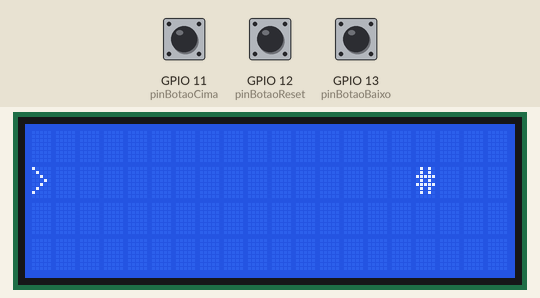
This program was run on a simulated ESP32-S3. On the bench: 20×4 character LCD. The inputs (shaded band) are chosen by the test bench; at power-on: GPIO 12 (pinBotaoReset) HIGH, GPIO 11 (pinBotaoCima) HIGH, GPIO 13 (pinBotaoBaixo) HIGH. Random numbers use the default seed unless the program sets one.

Above: at 1.2 s.
1.3 s: GPIO 12 (pinBotaoReset) pulled LOW for 3.2 s
At 4.72 s:
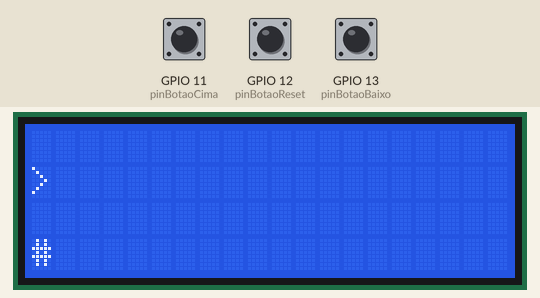
5.1 s: GPIO 11 (pinBotaoCima) pulled LOW for 0.15 s
At 5.32 s:
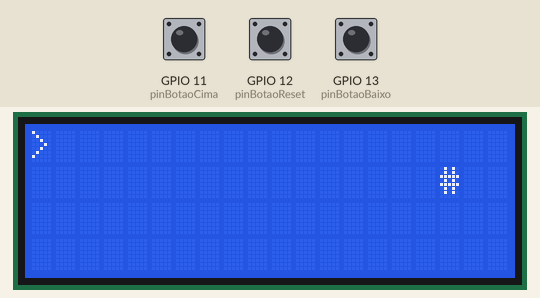
5.8 s: GPIO 13 (pinBotaoBaixo) pulled LOW for 0.15 s
At 5.92 s:
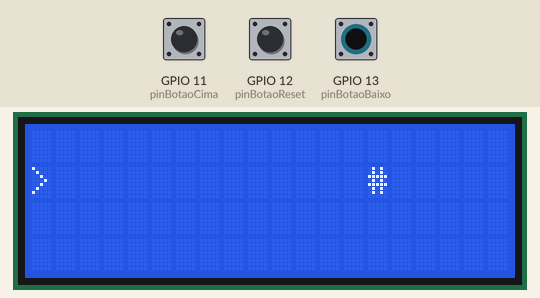
6.5 s: GPIO 11 (pinBotaoCima) pulled LOW for 1 s
At 6.72 s:
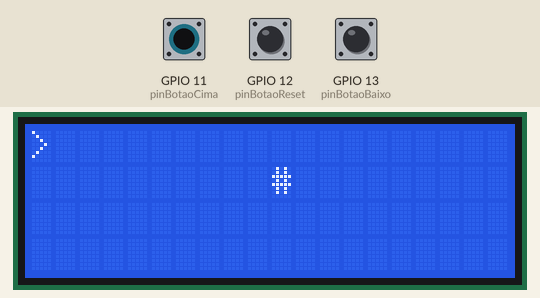
8.1 s: GPIO 13 (pinBotaoBaixo) pulled LOW for 1 s
At 9.1 s:
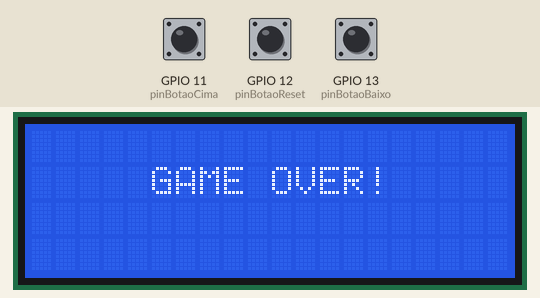
10.6 s: GPIO 12 (pinBotaoReset) pulled LOW for 0.15 s
At 11.0 s:
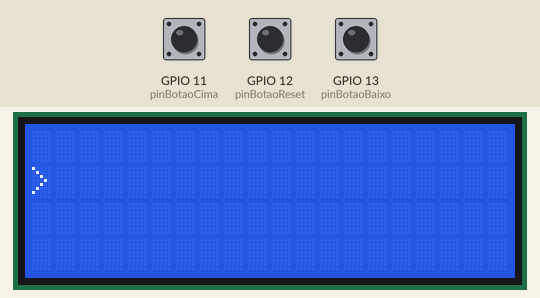
Timing chart, 0 to 12.3 s (numbered marks = the images above; inputs shaded):
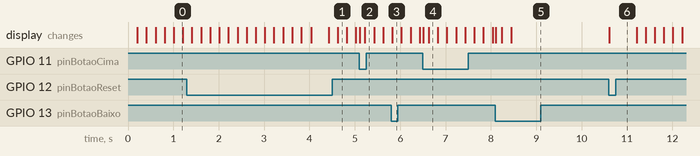

Measured:
- after the input at 10.6 s, the display: first changes at once (image 6 shows a later state)

The program:

main.cpp
```cpp
#include <Arduino.h>
#include <LiquidCrystal_I2C.h>

LiquidCrystal_I2C lcd(0x27, 20, 4);
const int pinBotaoCima = 11;
const int pinBotaoBaixo = 13;
const int pinBotaoReset = 12;
int estadoPlayer = 1;

void setup()
{
  pinMode(pinBotaoCima, INPUT_PULLUP);
  pinMode(pinBotaoBaixo, INPUT_PULLUP);
  pinMode(pinBotaoReset, INPUT_PULLUP);
  lcd.init();
  lcd.backlight();
  lcd.setCursor(0, estadoPlayer);
  lcd.print(">");
}

void loop()
{
  bool estadoBotaoCima = digitalRead(pinBotaoCima);
  bool estadoBotaoBaixo = digitalRead(pinBotaoBaixo);
  static bool estadoAnteriorCima = estadoBotaoCima;
  static bool estadoAnteriorBaixo = estadoBotaoBaixo;
  bool estadoBotaoReset = digitalRead(pinBotaoReset);
  static bool estadoAnteriorReset = estadoBotaoReset;
  unsigned long now = millis();
  static unsigned long tempoInicial = 0;
  unsigned long cooldownTiro = 200;
  static int linhaTiro = random(4);
  static int i = 20;
  static bool tiroAtivo = false;
  static bool gameOver = false;
  static bool gameOverTela = false;

  // ! MOVIMENTAR PERSONAGEM
  if (!gameOver)
  {
    lcd.setCursor(0, estadoPlayer);
    lcd.print(">");
    if (estadoBotaoCima != estadoAnteriorCima)
    {
      if (!estadoBotaoCima)
      {
        if (estadoPlayer > 0)
        {
          lcd.setCursor(0, estadoPlayer);
          lcd.print(" ");
          estadoPlayer--;
          lcd.setCursor(0, estadoPlayer);
          lcd.print(">");
        }
      }
    }
    estadoAnteriorCima = estadoBotaoCima;

    if (estadoBotaoBaixo != estadoAnteriorBaixo)
    {
      if (!estadoBotaoBaixo)
      {
        if (estadoPlayer < 3)
        {
          lcd.setCursor(0, estadoPlayer);
          lcd.print(" ");
          estadoPlayer++;
          lcd.setCursor(0, estadoPlayer);
          lcd.print(">");
        }
      }
    }
    estadoAnteriorBaixo = estadoBotaoBaixo;

    // TODO: OBSTÁCULOS
    if (!tiroAtivo)
    {
      tiroAtivo = true;
      linhaTiro = random(4);
    }

    if (tiroAtivo && now >= tempoInicial + cooldownTiro)
    {
      tempoInicial = now;

      lcd.setCursor(i + 1, linhaTiro);
      lcd.print(" ");

      if (i >= 0)
      {
        lcd.setCursor(i, linhaTiro);
        lcd.print("#");
      }
      i--;

      if (i == 0 && linhaTiro == estadoPlayer)
        gameOver = true;

      if (i < -1)
      {
        i = 20;
        tiroAtivo = false;
      }
    }
  }
  else if (!gameOverTela)
  {
    gameOverTela = true;
    lcd.clear();
    lcd.setCursor(5, 1);
    lcd.print("GAME OVER!");
  }
  else
  {
    if (estadoAnteriorReset != estadoBotaoReset)
    {
      if (!estadoBotaoReset)
      {
        lcd.clear();
        gameOverTela = false;
        gameOver = false;
      }
    }
    estadoAnteriorReset = estadoBotaoReset;
  }
}
```
